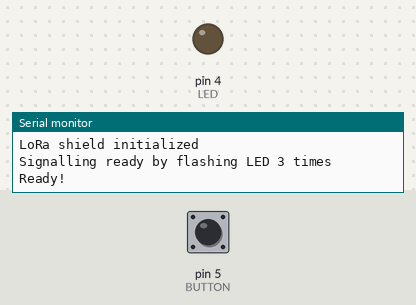
This sketch was run on a simulated Arduino Uno, built with avr-gcc and run on an emulated ATmega328P. Shown: output pins drawn as LEDs (lit = HIGH), the last lines printed to the serial monitor. Inputs (shaded band) come from the test bench; at power-on: pin 5 (BUTTON) LOW. No radio packets arrive unless stated.

Above: at 3.0 s.
3.1 s: pin 5 (BUTTON) pulled HIGH for 0.3 s
At 3.48 s:
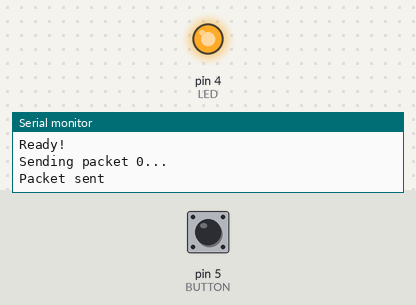
5.1 s: pin 5 (BUTTON) pulled HIGH for 3.2 s
At 9.8 s:
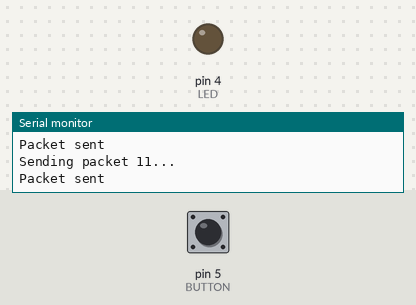
Timing chart, 0 to 11.3 s (numbered marks = the images above; inputs shaded):
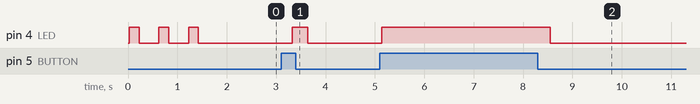

The sketch:

Cityofideas.ino
```cpp
#include <SPI.h>
#include <LoRa.h>
#define BUTTON 5
#define LED 4
#define DEVICE_ID "69"
#define QuestionId "1"
#define PosAnsId "7"
#define IOTDevice "IOT123"


void setup() {
  // put your setup code here, to run once:
 Serial.begin(9600);
 Serial.println("Setup LoRa shield...");
  if (!LoRa.begin(866000000)) {
    Serial.println("Starting LoRa failed!");
    while(1);
  }
  LoRa.setSyncWord(0x34);
  Serial.println("LoRa shield initialized");
 pinMode(LED,OUTPUT);
 pinMode(BUTTON,INPUT);
 Serial.println("Signalling ready by flashing LED 3 times");

  for(int i=0; i<3; i++) {
    digitalWrite(LED, HIGH);
    delay(200);
    digitalWrite(LED, LOW);
    delay(400);
  }
  Serial.println("Ready!");
}
int count = 0;
void sendClick() {
  Serial.print("Sending packet ");
  Serial.print(count);
  Serial.println("... ");
  int status = LoRa.beginPacket();
  if (status) {
  LoRa.print("<");
  LoRa.print(DEVICE_ID);
  LoRa.print(">");
  LoRa.print("{\"");
  LoRa.print("DeviceId\": \"");
  LoRa.print(IOTDevice);
  LoRa.print("\" ,");
  LoRa.print("\"QuestionId\" : ");
  LoRa.print(QuestionId);
  LoRa.print(",");
  LoRa.print("\"PossibleAnswerId\" :");
  LoRa.print(PosAnsId);
  LoRa.print("}");
 // unsigned long m = millis();
 // LoRa.print(m);
 // LoRa.print(",");
 // LoRa.print(count++);
 count++;
  LoRa.endPacket();
Serial.println("Packet sent");
  } else {
    Serial.println("Error sending packet");
  }
}
void loop() {
  // put your main code here, to run repeatedly:
  int input = digitalRead(BUTTON);

  //Serial.println(input);


  if(input)
  {
      digitalWrite(LED,HIGH);
      sendClick();
      delay(250);

  }else{
    digitalWrite(LED,LOW);
    delay(250);
  }

  /*
  digitalWrite(8,HIGH);
  delay(100);
  digitalWrite(8,LOW);
  delay(100);
  */

}
```

Measured:
- after the input at 3.1 s, pin 4 (LED): LOW → HIGH after 0.23 s, → LOW 0.31 s later
- after the input at 5.1 s, pin 4 (LED): LOW → HIGH at once, → LOW 3.4 s later
